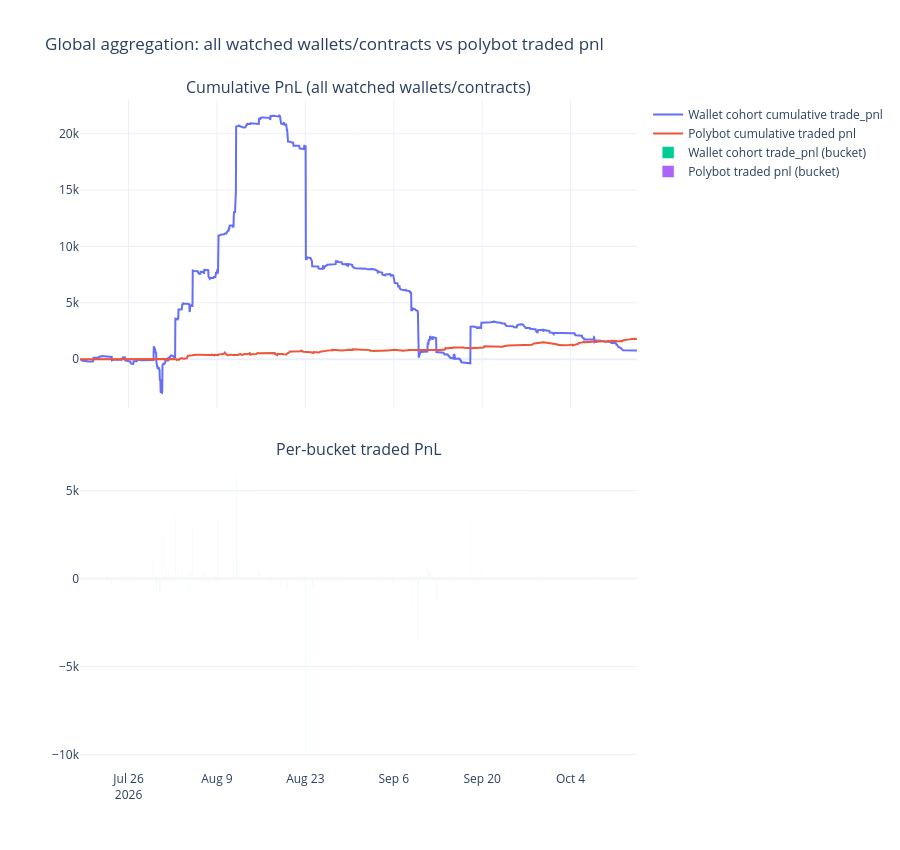

Notebook source saved alongside this figure:
### Code cell
fig_global = make_subplots(
    rows=2, cols=1, shared_xaxes=True, vertical_spacing=0.08,
    subplot_titles=('Cumulative PnL (all watched wallets/contracts)', 'Per-bucket traded PnL')
)

fig_global.add_trace(
    go.Scatter(x=agg.index, y=agg['wallet_cum_trade_pnl'], mode='lines', name='Wallet cohort cumulative trade_pnl'),
    row=1, col=1
)
fig_global.add_trace(
    go.Scatter(x=agg.index, y=agg['polybot_cum_trade_pnl'], mode='lines', name='Polybot cumulative traded pnl'),
    row=1, col=1
)

fig_global.add_trace(
    go.Bar(x=agg.index, y=agg['wallet_trade_pnl'], name='Wallet cohort trade_pnl (bucket)'),
    row=2, col=1
)
fig_global.add_trace(
    go.Bar(x=agg.index, y=agg['polybot_trade_pnl'], name='Polybot traded pnl (bucket)'),
    row=2, col=1
)

fig_global.update_layout(
    height=850, template='plotly_white',
    title='Global aggregation: all watched wallets/contracts vs polybot traded pnl',
    barmode='group',
)
fig_global.show()

### Figure 1 — Plotly figure (JSON) as saved in the notebook; plotly's stock layout.template omitted (floating-point values rounded to 4 significant figures; data arrays with more than 128 entries replaced by an {"elided": "..."} marker saying what was removed)
{"data": [{"mode": "lines", "name": "Wallet cohort cumulative trade_pnl", "type": "scatter", "x": {"elided": "2117 str values"}, "xaxis": "x", "y": {"elided": "2117 float values"}, "yaxis": "y"}, {"mode": "lines", "name": "Polybot cumulative traded pnl", "type": "scatter", "x": {"elided": "2117 str values"}, "xaxis": "x", "y": {"elided": "2117 float values"}, "yaxis": "y"}, {"name": "Wallet cohort trade_pnl (bucket)", "type": "bar", "x": {"elided": "2117 str values"}, "xaxis": "x2", "y": {"elided": "2117 float values"}, "yaxis": "y2"}, {"name": "Polybot traded pnl (bucket)", "type": "bar", "x": {"elided": "2117 str values"}, "xaxis": "x2", "y": {"elided": "2117 float values"}, "yaxis": "y2"}], "layout": {"annotations": [{"font": {"size": 16}, "showarrow": false, "text": "Cumulative PnL (all watched wallets/contracts)", "x": 0.5, "xanchor": "center", "xref": "paper", "y": 1, "yanchor": "bottom", "yref": "paper"}, {"font": {"size": 16}, "showarrow": false, "text": "Per-bucket traded PnL", "x": 0.5, "xanchor": "center", "xref": "paper", "y": 0.46, "yanchor": "bottom", "yref": "paper"}], "barmode": "group", "height": 850, "title": {"text": "Global aggregation: all watched wallets/contracts vs polybot traded pnl"}, "xaxis": {"anchor": "y", "domain": [0, 1], "matches": "x2", "showticklabels": false}, "xaxis2": {"anchor": "y2", "domain": [0, 1]}, "yaxis": {"anchor": "x", "domain": [0.54, 1]}, "yaxis2": {"anchor": "x2", "domain": [0, 0.46]}}}
